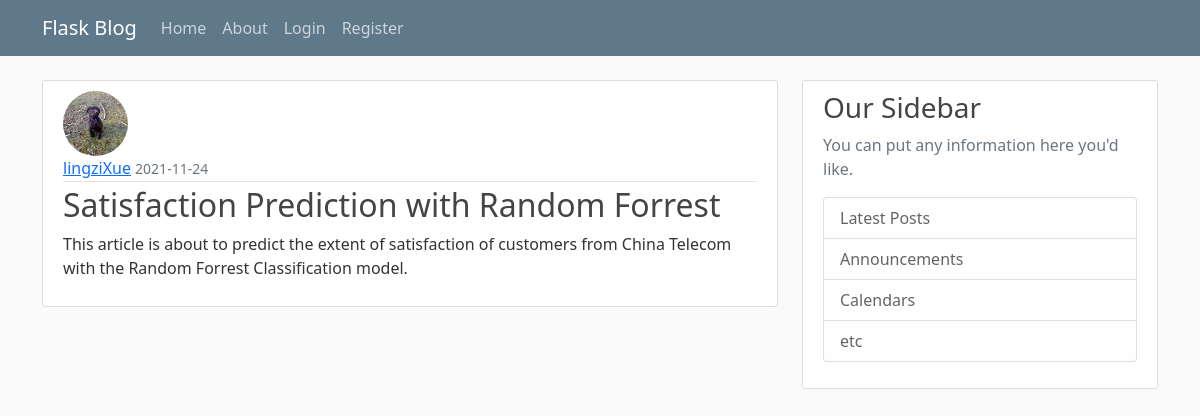
/post/1, run on the app's committed database.
### flaskblog/models.py (models this page shows, shortened)
class User(db.Model, UserMixin):
    id = db.Column(db.Integer, primary_key=True)
    username = db.Column(db.String(20), unique=True, nullable=False)
    email = db.Column(db.String(120), unique=True, nullable=False)
    image_file = db.Column(db.String(20), nullable=False, default='default.jpg')
    password = db.Column(db.String(60), nullable=False)
    posts = db.relationship('Post', backref='author', lazy=True)

class Post(db.Model):
    id = db.Column(db.Integer, primary_key=True)
    title = db.Column(db.String(100), nullable=False)
    date_posted = db.Column(db.DateTime(timezone=True), default=datetime.now)
    content = db.Column(db.Text, nullable=False)
    user_id = db.Column(db.Integer, db.ForeignKey('user.id'), nullable=False)

### flaskblog/routes.py (the view)
@app.route('/post/<int:post_id>')
def post(post_id):
    post = Post.query.get_or_404(post_id)
    return render_template('post.html',
                           title=post.title,
                           post=post)

### flaskblog/templates/post.html (shortened to what this page needs)
{% extends "layout.html" %}
{% block content %}
<article class="media content-section">
    <img class="rounded-circle article-img"
         src="{{ url_for('static', filename='profile_pics/' + post.author.image_file) }}">
    <div class="media-body">
        <div class="article-metadata">
            <a class="mr-2" href="#">{{ post.author.username }}</a>
            <small class="text-muted">{{ post.date_posted.strftime('%Y-%m-%d') }}</small>
        </div>
        <h2 class="article-title">{{ post.title }}</h2>
        <p class="article-content">{{ post.content }}</p>
    </div>
</article>
{% endblock content %}

### flaskblog/static/main.css (style rules this page uses)
body { background: #fafafa; color: #333333; margin-top: 5rem; }
h1, h2, h3, h4, h5, h6 { color: #444444; }
.content-section { background: #ffffff; padding: 10px 20px; border: 1px solid #dddddd; border-radius: 3px; margin-bottom: 20px; }
.article-title { color: #444444; }
.article-content { white-space: pre-line; }
.article-img { height: 65px; width: 65px; margin-right: 16px; }
.article-metadata { padding-bottom: 1px; margin-bottom: 4px; border-bottom: 1px solid #e3e3e3 }

### data on the page
User: image_file (picture), author.username "lingziXue"
Post: date_posted "2021-11-24", title "Satisfaction Prediction with Random Forrest", content "This article is about to predict the extent of satisfaction of customers from China Telecom with the Random Forrest Classification model."
